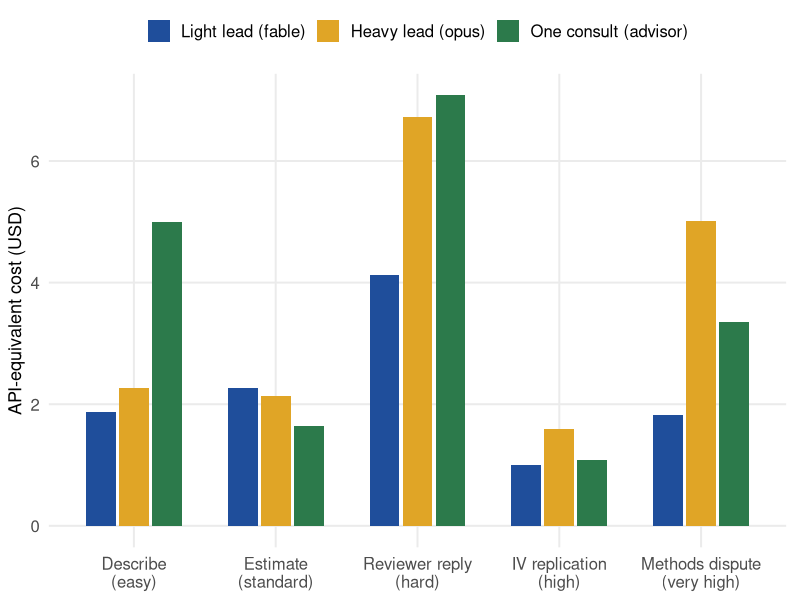
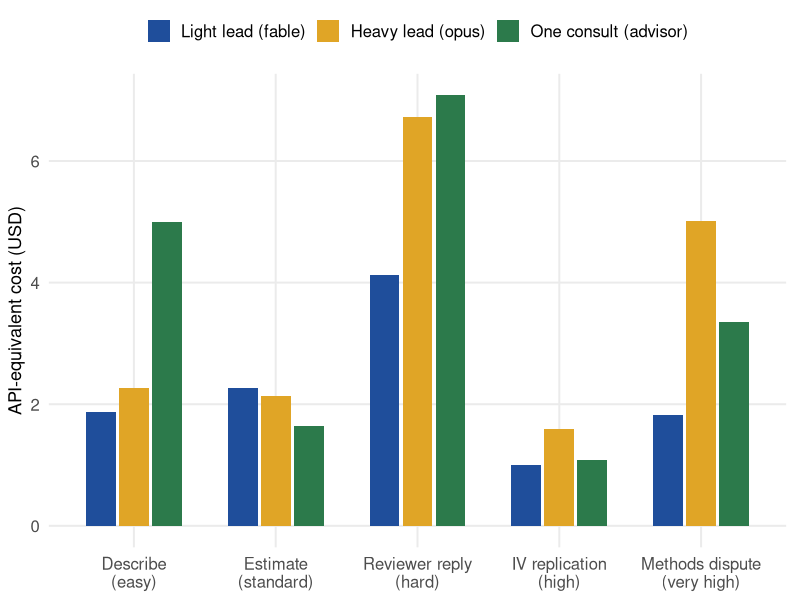
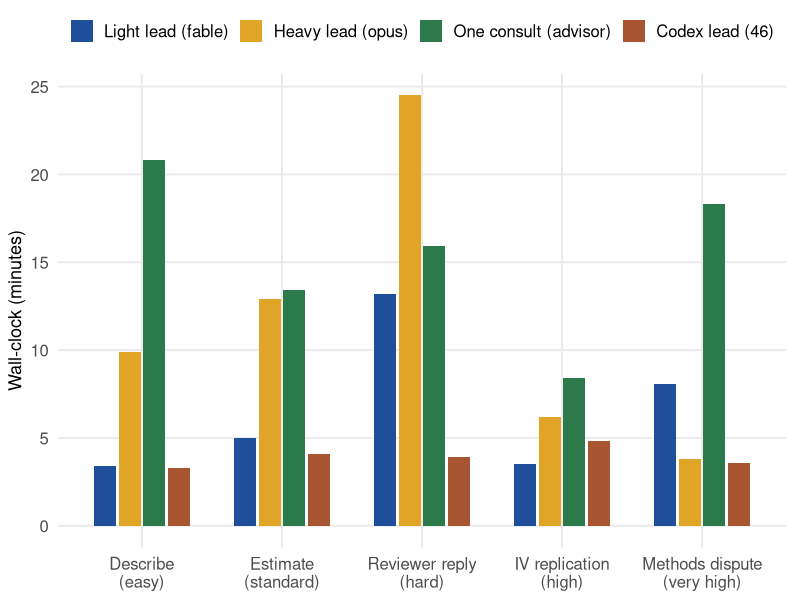
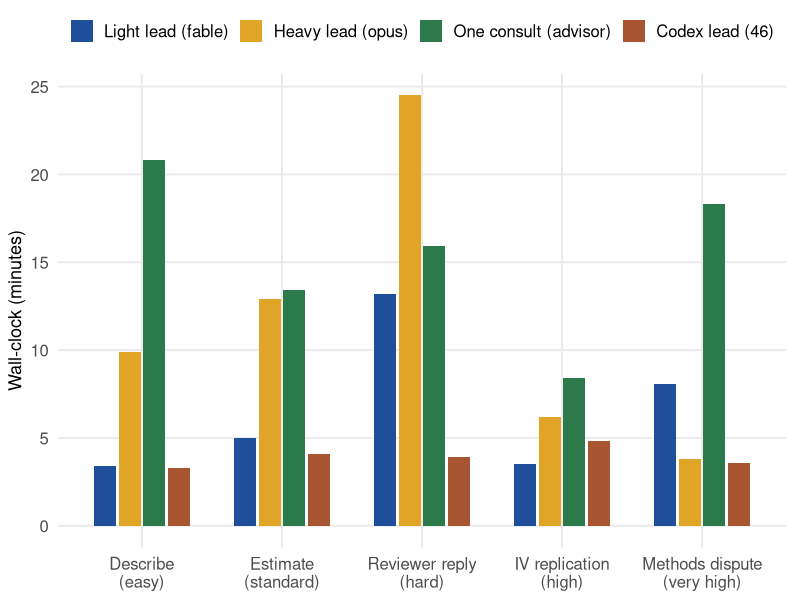
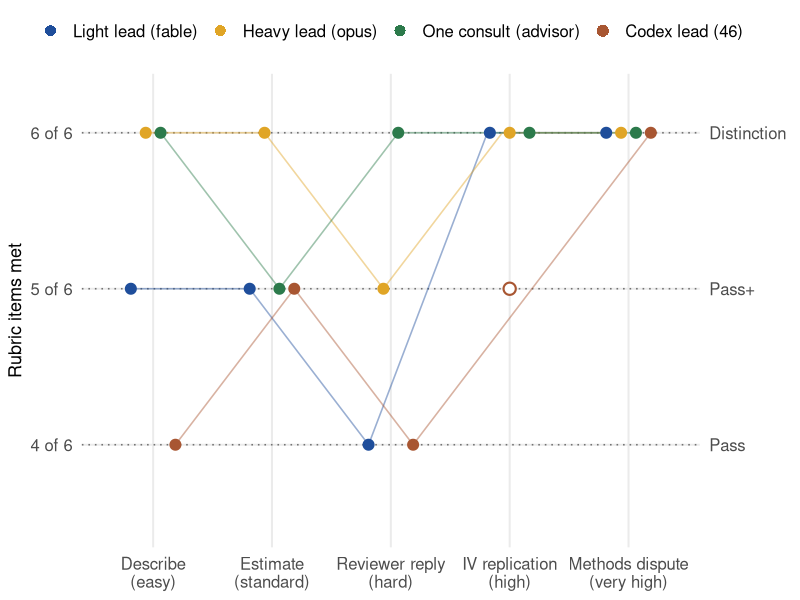
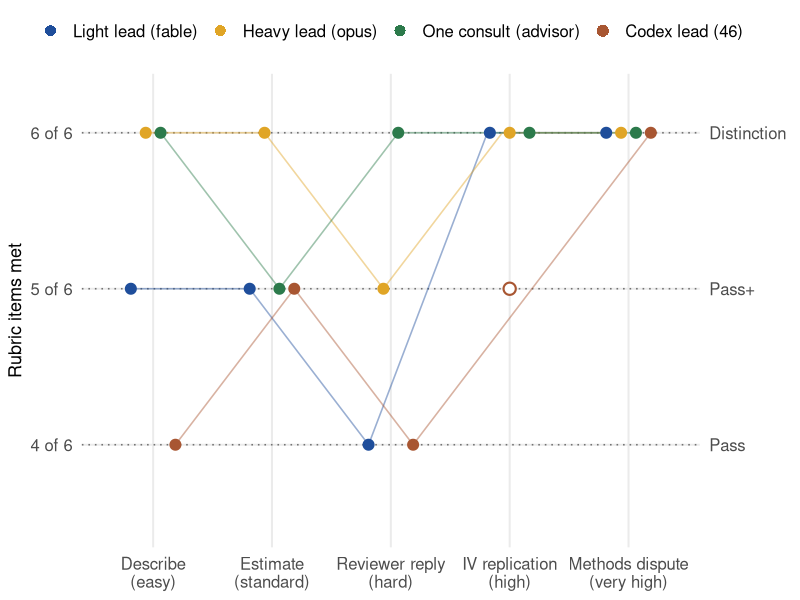

Source code (R) for these figures, in order:
#!/usr/bin/env Rscript
# Orchestration Lab demo — efficiency charts (Anthropic arms only)
# Produces: eff-cost.png, eff-time.png, eff-quality.png
# Outputs copied to both analysis/figures/ and docs/assets/orchestration-lab/
#
# Sources: every number below is copied from the run-logs (cost, minutes,
# output tokens, from the claude -p JSON envelopes; advisor rows sum the
# solve + revise envelopes and their minutes include the unmetered consult)
# and from SCORING.md (items met of 6; bands are categorical, the fraction
# is their chart representation).

suppressPackageStartupMessages({
  library(ggplot2)
})

# ---- site palette ----
pal <- c(
  "Light lead (fable)" = "#1F4E9B",
  "Heavy lead (opus)"  = "#E0A526",
  "One consult (advisor)" = "#2C7A4B",
  "Codex lead (46)" = "#A85632"
)

mode_levels <- c("Light lead (fable)", "Heavy lead (opus)", "One consult (advisor)", "Codex lead (46)")

brief_levels <- c("T1", "T2", "T3", "H", "VH")
brief_labels <- c(
  "T1" = "Describe\n(easy)",
  "T2" = "Estimate\n(standard)",
  "T3" = "Reviewer reply\n(hard)",
  "H"  = "IV replication\n(high)",
  "VH" = "Methods dispute\n(very high)"
)

# ---- shared theme ----
theme_demo <- theme_minimal(base_size = 15) +
  theme(
    legend.position = "top",
    legend.title = element_blank(),
    legend.text = element_text(size = 12),
    axis.title = element_text(size = 13),
    panel.grid.minor = element_blank(),
    plot.margin = margin(6, 10, 6, 6)
  )

# ---- data (captured-run numbers) ----
df <- rbind(
  data.frame(mode = "Light lead (fable)",    brief = "T1", cost_usd = 1.88, minutes = 3.4,  out_tokens = 5100,  items = 5),
  data.frame(mode = "Light lead (fable)",    brief = "T2", cost_usd = 2.27, minutes = 5.0,  out_tokens = 8000,  items = 5),
  data.frame(mode = "Light lead (fable)",    brief = "T3", cost_usd = 4.13, minutes = 13.2, out_tokens = 12700, items = 4),
  data.frame(mode = "Light lead (fable)",    brief = "H",  cost_usd = 1.00, minutes = 3.5,  out_tokens = 9256,  items = 6),
  data.frame(mode = "Light lead (fable)",    brief = "VH", cost_usd = 1.83, minutes = 8.1,  out_tokens = 9732,  items = 6),
  data.frame(mode = "Heavy lead (opus)",     brief = "T1", cost_usd = 2.26, minutes = 9.9,  out_tokens = 25800, items = 6),
  data.frame(mode = "Heavy lead (opus)",     brief = "T2", cost_usd = 2.14, minutes = 12.9, out_tokens = 35800, items = 6),
  data.frame(mode = "Heavy lead (opus)",     brief = "T3", cost_usd = 6.73, minutes = 24.5, out_tokens = 84800, items = 5),
  data.frame(mode = "Heavy lead (opus)",     brief = "H",  cost_usd = 1.60, minutes = 6.2,  out_tokens = 22940, items = 6),
  data.frame(mode = "Heavy lead (opus)",     brief = "VH", cost_usd = 5.01, minutes = 3.8,  out_tokens = 15723, items = 6),
  data.frame(mode = "One consult (advisor)", brief = "T1", cost_usd = 4.99, minutes = 20.8, out_tokens = 45832, items = 6),
  data.frame(mode = "One consult (advisor)", brief = "T2", cost_usd = 1.65, minutes = 13.4, out_tokens = 10262, items = 5),
  data.frame(mode = "One consult (advisor)", brief = "T3", cost_usd = 7.08, minutes = 15.9, out_tokens = 45500, items = 6),
  data.frame(mode = "One consult (advisor)", brief = "H",  cost_usd = 1.09, minutes = 8.4,  out_tokens = 15768, items = 6),
  data.frame(mode = "One consult (advisor)", brief = "VH", cost_usd = 3.36, minutes = 18.3, out_tokens = 56552, items = 6),
  # Codex arm (2026-07-12 re-run): the CLI reports tokens, not USD, so cost_usd
  # is NA and these rows drop out of the cost chart only. out_tokens here is the
  # CLI's total tokens-used figure, not comparable to the Claude columns.
  data.frame(mode = "Codex lead (46)",       brief = "T1", cost_usd = NA,   minutes = 3.3,  out_tokens = 64057, items = 4),
  data.frame(mode = "Codex lead (46)",       brief = "T2", cost_usd = NA,   minutes = 4.1,  out_tokens = 63539, items = 5),
  data.frame(mode = "Codex lead (46)",       brief = "T3", cost_usd = NA,   minutes = 3.9,  out_tokens = 92446, items = 4),
  data.frame(mode = "Codex lead (46)",       brief = "H",  cost_usd = NA,   minutes = 4.8,  out_tokens = 46016, items = 5),
  data.frame(mode = "Codex lead (46)",       brief = "VH", cost_usd = NA,   minutes = 3.6,  out_tokens = 74658, items = 6)
)

df$mode <- factor(df$mode, levels = mode_levels)
df$brief <- factor(df$brief, levels = brief_levels)
df$score <- df$items / 6
# 46/high-ajr met core + completeness but missed the judgment item, so its
# fraction (5/6) sits at the Pass+ line while its band is Pass (SCORING.md).
# Drawn hollow to mark the one fraction-above-band case.
df$band_matches <- !(df$mode == "Codex lead (46)" & df$brief == "H")

out_dirs <- c(
  "/Users/scdenney/Documents/github/resources/ai-for-research/demos/orchestration-lab/analysis/figures",
  "/Users/scdenney/Documents/github/resources/ai-for-research/docs/assets/orchestration-lab"
)
for (d in out_dirs) dir.create(d, recursive = TRUE, showWarnings = FALSE)

save_png <- function(plot, filename, width_in = 8, height_in = 4.5, dpi = 300) {
  for (d in out_dirs) {
    ggsave(
      filename = file.path(d, filename),
      plot = plot,
      width = width_in,
      height = height_in,
      dpi = dpi,
      units = "in"
    )
  }
}

# ---- Chart 1: cost by brief, grouped bars (Claude arms only: Codex has no USD) ----
df_usd <- df[!is.na(df$cost_usd), ]
p_cost <- ggplot(df_usd, aes(x = brief, y = cost_usd, fill = mode)) +
  geom_col(position = position_dodge2(width = 0.8, preserve = "single"), width = 0.7) +
  scale_fill_manual(values = pal, breaks = mode_levels) +
  scale_x_discrete(labels = brief_labels, drop = FALSE) +
  labs(x = NULL, y = "API-equivalent cost (USD)") +
  theme_demo

save_png(p_cost, "eff-cost.png")

# ---- Chart 2: wall-clock minutes by brief, grouped bars ----
p_time <- ggplot(df, aes(x = brief, y = minutes, fill = mode)) +
  geom_col(position = position_dodge2(width = 0.8, preserve = "single"), width = 0.7) +
  scale_fill_manual(values = pal, breaks = mode_levels) +
  scale_x_discrete(labels = brief_labels, drop = FALSE) +
  labs(x = NULL, y = "Wall-clock (minutes)") +
  theme_demo

save_png(p_time, "eff-time.png")

# ---- Chart 3: rubric score against the band thresholds ----
# Dotted lines mark the three bands (SCORING.md): every brief is graded on
# six binary items (4 core, 1 judgment, 1 completeness), so 4/6 = Pass,
# 5/6 = Pass+, 6/6 = Distinction, one shared axis for all briefs.
thresholds <- data.frame(
  score = c(4 / 6, 5 / 6, 1),
  band = c("Pass", "Pass+", "Distinction")
)

dodge <- position_dodge(width = 0.5)

p_quality <- ggplot(df, aes(x = brief, y = score, color = mode, group = mode)) +
  geom_hline(
    data = thresholds, aes(yintercept = score),
    linetype = "dotted", color = "grey45", linewidth = 0.55
  ) +
  geom_line(position = dodge, linewidth = 0.55, alpha = 0.45) +
  geom_point(data = df[df$band_matches, ], position = dodge, size = 3.4) +
  geom_point(
    data = df[!df$band_matches, ], position = dodge,
    size = 3.4, shape = 21, fill = "white", stroke = 1.1
  ) +
  scale_color_manual(values = pal, breaks = mode_levels) +
  scale_x_discrete(labels = brief_labels, drop = FALSE) +
  scale_y_continuous(
    limits = c(0.58, 1.04),
    breaks = thresholds$score,
    labels = c("4 of 6", "5 of 6", "6 of 6"),
    sec.axis = dup_axis(
      breaks = thresholds$score,
      labels = thresholds$band,
      name = NULL
    )
  ) +
  guides(color = guide_legend(override.aes = list(shape = 16, fill = NA, linetype = 0))) +
  labs(x = NULL, y = "Rubric items met") +
  theme_demo +
  theme(axis.ticks.y.right = element_blank())

save_png(p_quality, "eff-quality.png")

cat("Done.\n")
